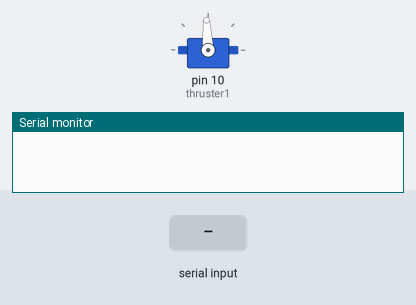
Bench run of a sketch on a simulated Arduino Uno, built with avr-gcc and run on an emulated ATmega328P. On the bench: servo, the last lines printed to the serial monitor. The inputs (shaded band) are chosen by the test bench.

Above: at 3.2 s.
3.3 s: "90,45," received over Serial
At 3.7 s:
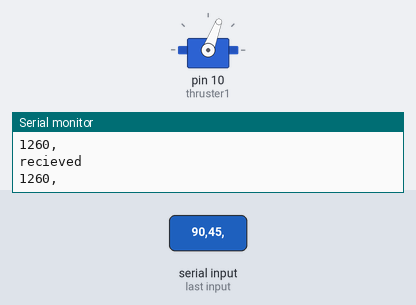
Timing chart, 0 to 6.3 s (numbered marks = the images above; inputs shaded):
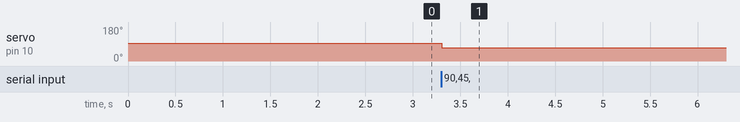

The sketch:

thrusterArduino.ino
```cpp
//https://create.arduino.cc/projecthub/ansh2919/serial-communication-between-python-and-arduino-e7cce0
#include <Servo.h>
//Servo servo;
Servo thruster1;
//Servo thruster2;
//Servo thruster3;
//Servo thruster4;
//
//int laserPin = 7;
//int laserStatus = 0;

int thruster1signal;
//int thruster2signal;
//int thruster3signal;
//int thruster4signal;
//
//int servoClose;
//int servoOpen;
//
//int servoVal;
//int angle;
//int var;

void setup() {
  Serial.begin(9600);
//  servo.attach(9); //servo pin
//  pinMode(laserPin, OUTPUT);
//  digitalWrite(laserPin, LOW);
  thruster1.attach(10); //thruster pins
//  thruster2.attach(11);
//  thruster3.attach(12);
//  thruster4.attach(13);
  thruster1.writeMicroseconds(1500);
//  thruster2.writeMicroseconds(1500);
//  thruster3.writeMicroseconds(1500);
//  thruster4.writeMicroseconds(1500);
//  servo.write(90);
//  angle = 90;
  delay(2000);
}

void loop() {
  while (!Serial.available());

  thruster1signal = Serial.readStringUntil(',').toInt();
//  thruster2signal = Serial.readStringUntil(',').toInt();
//  thruster3signal = Serial.readStringUntil(',').toInt();
//  thruster4signal = Serial.readStringUntil(',').toInt();
//  servoClose = Serial.readStringUntil(',').toInt();
//  servoOpen = Serial.readStringUntil(',').toInt();
//  laserStatus = Serial.readStringUntil('.').toInt();


  //thruster output
  if (thruster1signal > 1740) {
    thruster1signal = 1740;
  }
  if (thruster1signal < 1260) {
    thruster1signal = 1260;
  }
//  if (thruster2signal > 1740) {
//    thruster2signal = 1740;
//  }
//  if (thruster2signal < 1260) {
//    thruster2signal = 1260;
//  }
//  if (thruster3signal > 1740) {
//    thruster3signal = 1740;
//  }
//  if (thruster3signal < 1260) {
//    thruster3signal = 1260;
//  }
//  if (thruster4signal > 1740) {
//    thruster4signal = 1740;
//  }
//  if (thruster4signal < 1260) {
//    thruster4signal = 1260;
//  }

  //servo output
//  if (servo.read() > 5 && servoClose == 1) {
//    angle = angle - 5;
//  }
//  else if (servo.read() <  175 && servoOpen == 1) {
//    angle = angle + 5;
//  }
//
//  servo.write(angle);
  thruster1.writeMicroseconds(thruster1signal);
//  thruster2.writeMicroseconds(thruster2signal);
//  thruster3.writeMicroseconds(thruster3signal);
//  thruster4.writeMicroseconds(thruster4signal);

  //digitalWrite(laserPin, laserStatus);

  Serial.println("recieved");

//  Serial.println(
//    String(thruster1signal) + ","
//    + String(thruster2signal) + ","
//    + String(thruster3signal) + ","
//    + String(thruster4signal) + ","
//    + String(servoClose) + ","
//    + String(servoOpen) + ","
//    + String(laserStatus) + ",");

  Serial.println(String(thruster1signal) + ",");


  delay(100);


}
```

Measured:
- after the input at 3.3 s, servo on pin 10 (thruster1): 93° → 69° at once
